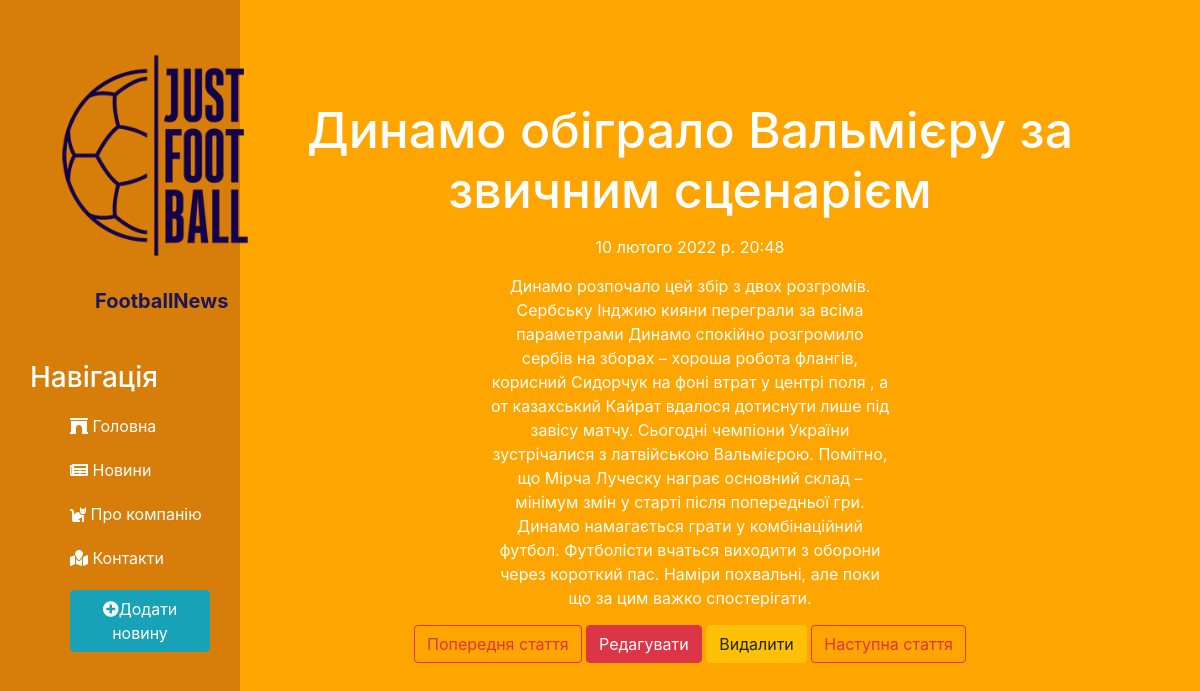
Page /news/11 on the committed database.
### news/models.py (models this page shows, shortened)
class Articles(models.Model):
    title = models.CharField('Назва', max_length = 50)
    anons = models.CharField('Анонс', max_length=250)
    full_text = models.TextField('Текст статті')
    date = models.DateTimeField('Дата публікації')
    def __str__(self):
        return self.title
    class Meta:
        verbose_name = 'Новина'
        verbose_name_plural = 'Новини'

### news/views.py (the view)
# urls.py: path('<int:pk>',views.NewsDetailView.as_view(), name = 'news-detail'),
class NewsDetailView(DetailView):
    model = Articles
    template_name = 'news/detail_view.html'
    context_object_name = 'article'

### news/templates/news/detail_view.html (shortened to what this page needs)
{%extends 'main/layout.html' %}
{% block content %}
    <div class="features">
        <h1>{{ article.title }}</h1>
        <p>{{ article.date }}</p>
        <p>{{ article.full_text }}</p>
        <a href="{% url 'news-detail' article.id %}" class="btn btn-outline-danger">Попередня стаття</a>
        <a href="{% url 'news-update' article.id %}" class="btn btn-danger">Редагувати</a>
        <a href="{% url 'news-delete' article.id %}" class="btn btn-warning">Видалити</a>
        <a href="{% url 'news-detail' article.id %}" class="btn btn-outline-danger">Наступна стаття</a>
    </div>
{% endblock %}

### main/static/main/css/main.css (style rules this page uses)
body { background: orange; }
main .features { float: left; color: #fff; margin-top: 100px; text-align: center; width: 75%; }
main .features h1 { font-size: 50px; }
main .features p { max-width: 400px; margin: 15px auto }

### rows in the picture
Articles: title "Динамо обіграло Вальмієру за звичним сценарієм", date "10 лютого 2022 р. 20:48", full_text "Динамо розпочало цей збір з двох розгромів. Сербську Інджию кияни переграли за всіма параметрами Динамо спокійно розгромило сербів на зборах – хороша робота флангів, корисний Сидорчук на фоні втрат у центрі поля , а от казахський Кайрат вдалося дотиснути лише під завісу матчу. Сьогодні чемпіони України зустрічалися з латвійською Вальмієрою. Помітно, що Мірча Луческу награє основний склад – мінімум змін у старті після попередньої гри. Динамо намагається грати у комбінаційний футбол. Футболісти вчаться виходити з оборони через короткий пас. Наміри похвальні, але поки що за цим важко спостерігати."
